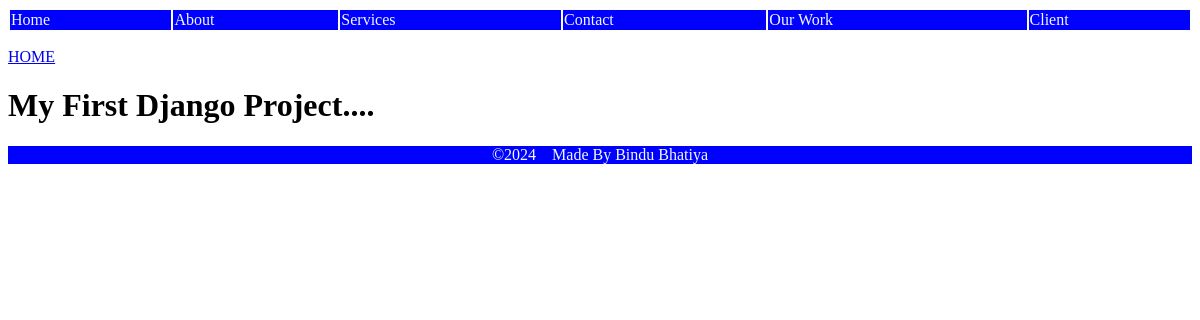
/modelapp/, run on an earlier commit of the app's database.
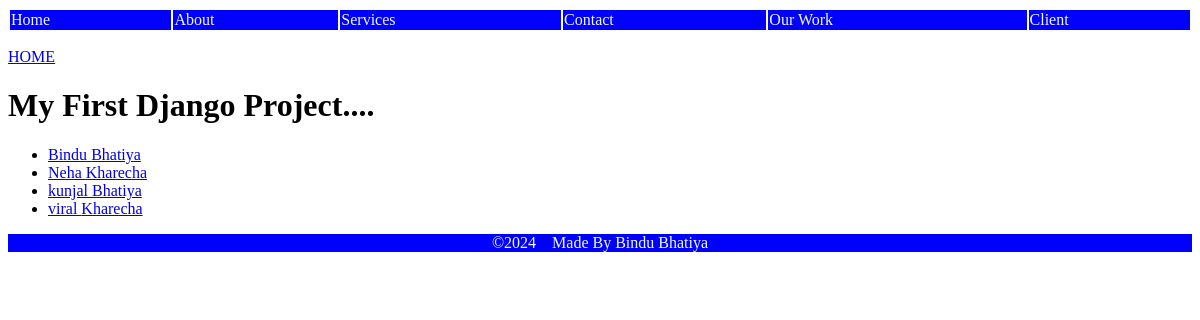
And on a later commit of the database.
### modelapp/models.py (models this page shows)
class myclass(models.Model):
    first_nm = models.CharField(max_length=15)
    last_nm = models.CharField(max_length=15)
    phone = models.IntegerField(null=True)
    joined_date = models.DateField(null=True)

### modelapp/views.py (the view)
# urls.py: path('', include('modelapp.urls')),
def modelapp(request):
    mymembers = myclass.objects.all().values()
    template = loader.get_template('model_index.html')
    context = {
        'mymembers' : mymembers,
    }
    return HttpResponse(template.render(context, request))

### modelapp/templates/model_index.html (shortened to what this page needs)
<!DOCTYPE html>
<html lang="en">
<head>
</head>
<body>
    {% extends "master.html" %}
    {% block content %}
        <p><a href="/">HOME</a></p>
        <h1>My First Django Project....</h1>
        <ul>
            {% for x in mymembers %}
                <li>
                    <a href="details/{{ x.id }}">
                        {{ x.first_nm }}
                        {{ x.last_nm }}
                    </a>
                </li>
            {% endfor %}
        </ul>
    {% endblock %}

### modelapp/templates/master.html (shortened to what this page needs)
<!DOCTYPE html>
<html lang="en">
<head>
</head>
<body>
    {% include 'header.html' %}
    {% block content %}
    {% endblock %}
    {% include 'footer.html' %}
</body>
</html>

### modelapp/templates/header.html (shortened to what this page needs)
<!DOCTYPE html>
<html>
<head>
<body>
    <table style="width: 100%;">
        <tr id="clr">
            <td class="fnt">
                Home
            </td>
            <td class="fnt">
                About
            </td>
            <td class="fnt">
                Services
            </td>
            <td class="fnt">
                Contact
            </td>
            <td class="fnt">
                Our Work
            </td>
            <td class="fnt">
                Client
            </td>
        </tr>
    </table>
</body>
</head>
</html>

### modelapp/templates/footer.html (shortened to what this page needs)
<!DOCTYPE html>
<html>
<head>
<body>
    <p style="background-color: blue; color:aliceblue; text-align: center;">
        &copy;2024 &nbsp;&nbsp;&nbsp;Made By Bindu Bhatiya
    </p>
</body>
</head>
</html>

### modelapp/templates/header.html (style rules this page uses)
#clr { background-color: blue; width: 100%; }
.fnt { color: aliceblue; }

What changed in the data, as far as the page shows it:
added myclass: first_nm "Bindu", last_nm "Bhatiya"
added myclass: first_nm "Neha", last_nm "Kharecha"
added myclass: first_nm "kunjal", last_nm "Bhatiya"
added myclass: first_nm "viral", last_nm "Kharecha"
